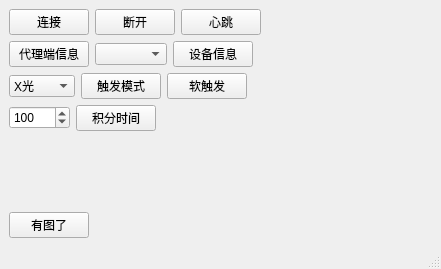
<?xml version="1.0" encoding="UTF-8"?>
<ui version="4.0">
 <class>MainWindow</class>
 <widget class="QMainWindow" name="MainWindow">
  <property name="geometry">
   <rect>
    <x>0</x>
    <y>0</y>
    <width>441</width>
    <height>269</height>
   </rect>
  </property>
  <property name="windowTitle">
   <string>Tcp Network Control</string>
  </property>
  <widget class="QWidget" name="centralwidget">
   <layout class="QVBoxLayout" name="verticalLayout">
    <item>
     <layout class="QHBoxLayout" name="horizontalLayout_3">
      <item>
       <widget class="QPushButton" name="btnConnect">
        <property name="text">
         <string>连接</string>
        </property>
       </widget>
      </item>
      <item>
       <widget class="QPushButton" name="btnDisconnect">
        <property name="text">
         <string>断开</string>
        </property>
       </widget>
      </item>
      <item>
       <widget class="QPushButton" name="btnKeepAlive">
        <property name="text">
         <string>心跳</string>
        </property>
       </widget>
      </item>
      <item>
       <spacer name="horizontalSpacer_3">
        <property name="orientation">
         <enum>Qt::Horizontal</enum>
        </property>
        <property name="sizeHint" stdset="0">
         <size>
          <width>40</width>
          <height>20</height>
         </size>
        </property>
       </spacer>
      </item>
     </layout>
    </item>
    <item>
     <layout class="QHBoxLayout" name="horizontalLayout_4">
      <item>
       <widget class="QPushButton" name="btnPolicyInfo">
        <property name="text">
         <string>代理端信息</string>
        </property>
       </widget>
      </item>
      <item>
       <widget class="QComboBox" name="deviceListBox"/>
      </item>
      <item>
       <widget class="QPushButton" name="btnDeviceInfo">
        <property name="text">
         <string>设备信息</string>
        </property>
       </widget>
      </item>
      <item>
       <spacer name="horizontalSpacer_4">
        <property name="orientation">
         <enum>Qt::Horizontal</enum>
        </property>
        <property name="sizeHint" stdset="0">
         <size>
          <width>40</width>
          <height>20</height>
         </size>
        </property>
       </spacer>
      </item>
     </layout>
    </item>
    <item>
     <layout class="QHBoxLayout" name="horizontalLayout">
      <item>
       <widget class="QComboBox" name="triggerModeBox">
        <item>
         <property name="text">
          <string>X光</string>
         </property>
        </item>
        <item>
         <property name="text">
          <string>软触发</string>
         </property>
        </item>
       </widget>
      </item>
      <item>
       <widget class="QPushButton" name="btnTriggerMode">
        <property name="text">
         <string>触发模式</string>
        </property>
       </widget>
      </item>
      <item>
       <widget class="QPushButton" name="btnSoftTrigger">
        <property name="text">
         <string>软触发</string>
        </property>
       </widget>
      </item>
      <item>
       <spacer name="horizontalSpacer">
        <property name="orientation">
         <enum>Qt::Horizontal</enum>
        </property>
        <property name="sizeHint" stdset="0">
         <size>
          <width>40</width>
          <height>20</height>
         </size>
        </property>
       </spacer>
      </item>
     </layout>
    </item>
    <item>
     <layout class="QHBoxLayout" name="horizontalLayout_2">
      <item>
       <widget class="QSpinBox" name="integTimeBox">
        <property name="maximum">
         <number>65535</number>
        </property>
        <property name="value">
         <number>100</number>
        </property>
       </widget>
      </item>
      <item>
       <widget class="QPushButton" name="btnIntegTime">
        <property name="text">
         <string>积分时间</string>
        </property>
       </widget>
      </item>
      <item>
       <spacer name="horizontalSpacer_2">
        <property name="orientation">
         <enum>Qt::Horizontal</enum>
        </property>
        <property name="sizeHint" stdset="0">
         <size>
          <width>40</width>
          <height>20</height>
         </size>
        </property>
       </spacer>
      </item>
     </layout>
    </item>
    <item>
     <spacer name="verticalSpacer">
      <property name="orientation">
       <enum>Qt::Vertical</enum>
      </property>
      <property name="sizeHint" stdset="0">
       <size>
        <width>20</width>
        <height>114</height>
       </size>
      </property>
     </spacer>
    </item>
    <item>
     <layout class="QHBoxLayout" name="horizontalLayout_5">
      <item>
       <widget class="QPushButton" name="btnImage">
        <property name="text">
         <string>有图了</string>
        </property>
       </widget>
      </item>
      <item>
       <spacer name="horizontalSpacer_5">
        <property name="orientation">
         <enum>Qt::Horizontal</enum>
        </property>
        <property name="sizeHint" stdset="0">
         <size>
          <width>40</width>
          <height>20</height>
         </size>
        </property>
       </spacer>
      </item>
     </layout>
    </item>
   </layout>
  </widget>
  <widget class="QMenuBar" name="menubar">
   <property name="geometry">
    <rect>
     <x>0</x>
     <y>0</y>
     <width>441</width>
     <height>21</height>
    </rect>
   </property>
  </widget>
  <widget class="QStatusBar" name="statusbar"/>
 </widget>
 <resources/>
 <connections/>
</ui>
